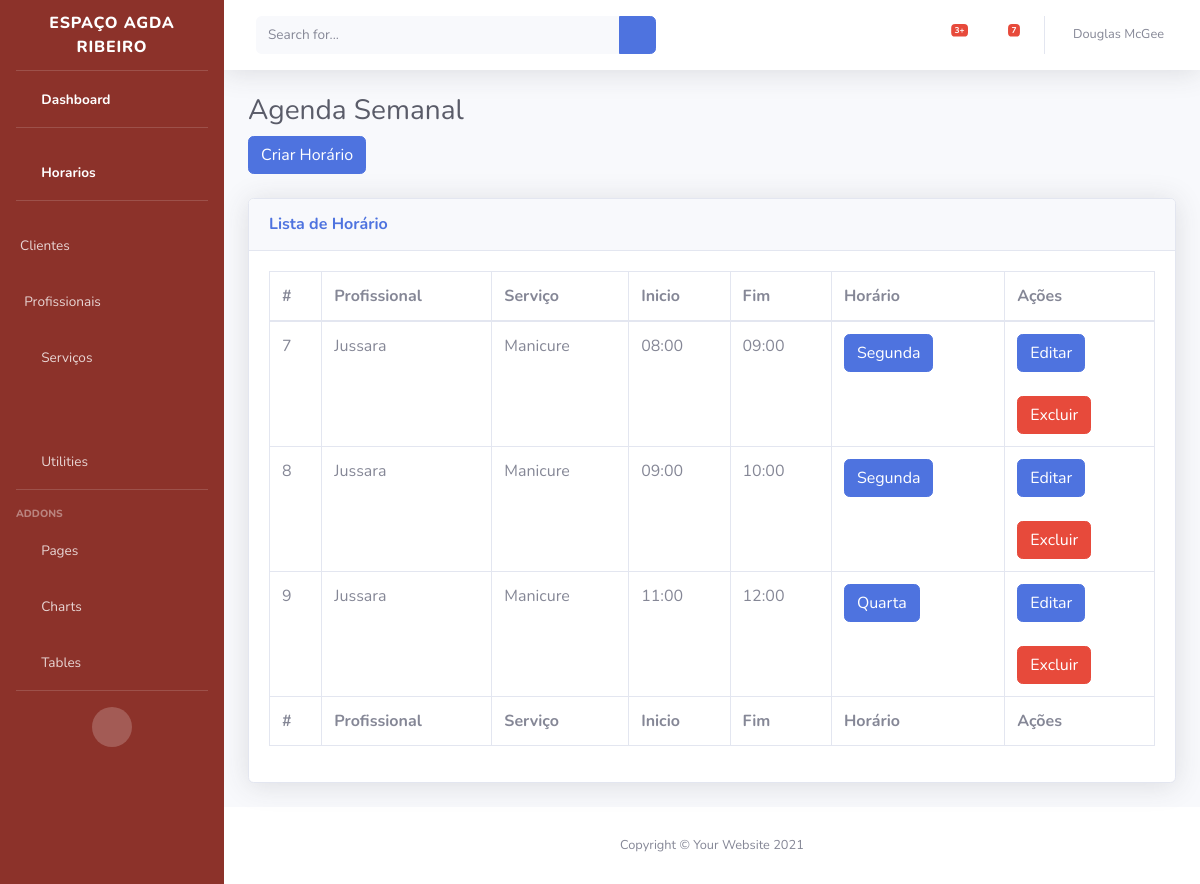
The page /horarios on the database as committed earlier.
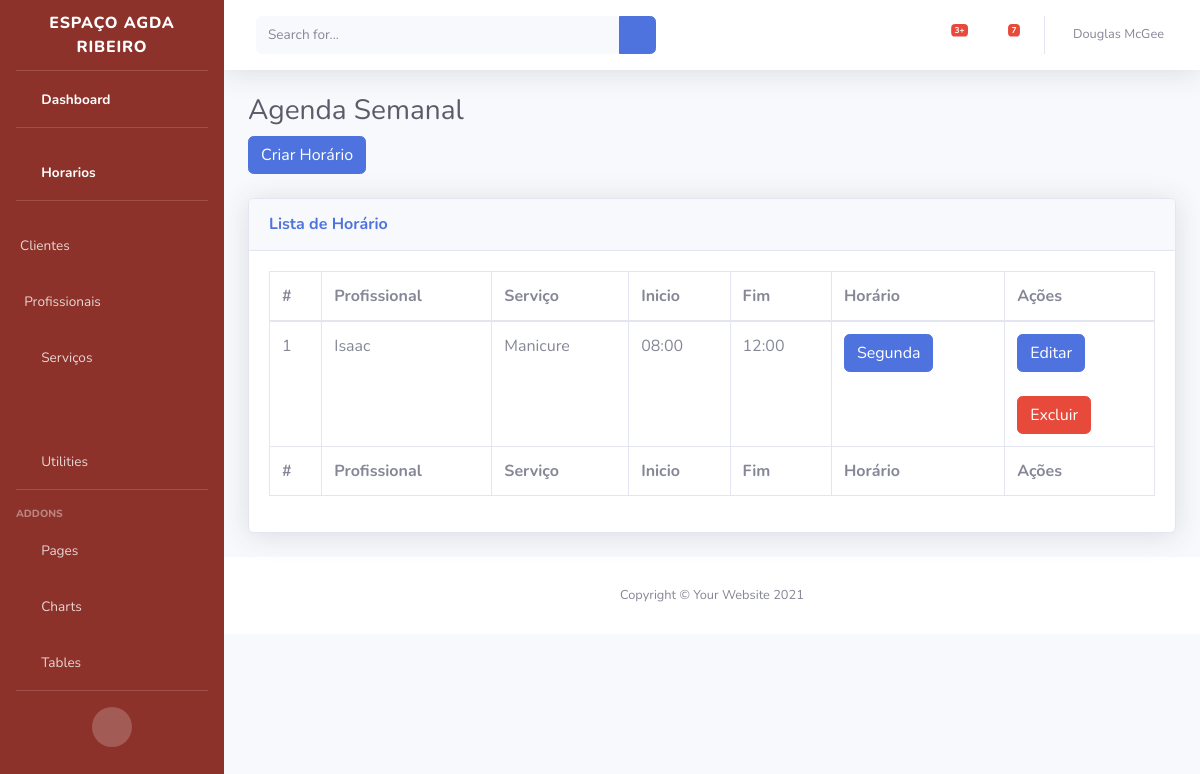
The same page on the database as committed later.
### agendamentos/models/horarios.py (models this page shows)
class Horario(models.Model):
    servico = models.ForeignKey(Servico, on_delete=models.CASCADE)
    colaborador = models.ForeignKey(Colaborador, on_delete=models.CASCADE)
    segunda = models.BooleanField(default=True)
    terca = models.BooleanField(default=True)
    quarta = models.BooleanField(default=True)
    quinta = models.BooleanField(default=True)
    sexta = models.BooleanField(default=True)
    sabado = models.BooleanField(default=True)
    domingo = models.BooleanField(default=True)
    inicio = models.TimeField()
    fim = models.TimeField()
    disponivel = models.BooleanField(default=True)
    criado_em = models.DateTimeField(auto_now_add=True)
    atualizado_em = models.DateTimeField(auto_now=True)

### usuarios/models/colaborador.py (models this page shows)
class Colaborador(Pessoa):
    tipo_colaborador = models.CharField(
                        max_length=10,
                        choices=STATUS_COLABORADOR,
                        default="funcio"
    )
    def __str__(self):
        return self.nome

### agendamentos/models/servicos.py (models this page shows)
class Servico(models.Model):
    titulo = models.CharField(max_length=255, blank=True)
    preco = models.CharField(max_length=20,blank=True,null=True)
    duracao = models.CharField(max_length=20, blank=True, null=True)
    comissao = models.CharField(max_length=20, blank=True, null=True)
    descricao = models.TextField()
    criado_em = models.DateTimeField(auto_now_add=True)
    atualizado_em = models.DateTimeField(auto_now=True)
    imagen = models.ImageField(upload_to='media/imagens/%d/%m/%Y/',null=True, blank=True)
    def __str__(self):
        return self.titulo

### agendamentos/views.py (the view)
# urls.py: path("horarios",horarios,name="horarios"),
def horarios(request):
    horarios = Horario.objects.all()
    print(horarios)
    return render(
                request,
                "admin/agendas.html",
                {
                    "horarios":horarios
                }
                )

### templates/admin/agendas.html (shortened to what this page needs)
{% extends  "admin/base.html" %}
{% load static %}
{% block content %}
<h1 class="h3 mb-2 text-gray-800">Agenda Semanal</h1>
                    <a type="button" class="btn btn-primary"href="{% url 'criar_horario' %}">Criar Horário</a>
                    <br>
                    <br>
                    <div class="card shadow mb-4">
                        <div class="card-header py-3">
                            <h6 class="m-0 font-weight-bold text-primary">Lista de Horário</h6>
                        </div>
                        <div class="card-body">
                            <div class="table-responsive">
                                <table class="table table-bordered" id="dataTable" width="100%" cellspacing="0">
                                    <thead>
                                        <tr>
                                            <th>#</th>
                                            <th>Profissional</th>
                                            <th>Serviço</th>
                                            <th>Inicio</th>
                                            <th>Fim</th>
                                            <th>Horário</th>
                                            <th>Ações</th>
                                        </tr>
                                    </thead>
                                    <tfoot>
                                        <tr>
                                            <th>#</th>
                                            <th>Profissional</th>
                                            <th>Serviço</th>
                                            <th>Inicio</th>
                                            <th>Fim</th>
                                            <th>Horário</th>
                                            <th>Ações</th>
                                        </tr>
                                    </tfoot>
                                    <tbody>
                                        {% for horario in horarios %}
                                        <tr>
                                            <td>{{horario.id}}</td>
                                            <td>
                                                {{horario.colaborador}}
                                            </td>
                                            <td>{{horario.servico}}</td>
                                            <td>{{horario.inicio}}</td>
                                            <td>{{horario.fim}}</td>
                                            <td >
                                                {% if horario.segunda %}
                                                <a type="button" class="btn btn-primary"href="#">Segunda</a>
                                                {% endif %}
                                                {% if horario.quarta %}
                                                <a type="button" class="btn btn-primary"href="#">Quarta</a>
                                                {% endif %}
                                            </td>
                                            <td>
                                                <a type="button" class="btn btn-primary" href="{% url 'editar_horario' horario.id %}">Editar</a>
                                                <br>
                                                <br>
                                                <a type="button" class="btn btn-danger" href="{% url 'excluir_horario' horario.id %}">Excluir</a>
                                            </td>
                                        </tr>
                                        {% endfor %}
                                    </tbody>
                                </table>
                            </div>
                        </div>
                    </div>
{% endblock %}

Rows that differ between the two databases and show on the page:
removed Horario: id "7", colaborador "Jussara", servico "Manicure", inicio "08:00", fim "09:00", segunda "Segunda"
removed Horario: id "8", colaborador "Jussara", servico "Manicure", inicio "09:00", fim "10:00", segunda "Segunda"
removed Horario: id "9", colaborador "Jussara", servico "Manicure", inicio "11:00", fim "12:00", quarta "Quarta"
added Horario: id "1", colaborador "Isaac", servico "Manicure", inicio "08:00", fim "12:00", segunda "Segunda"
